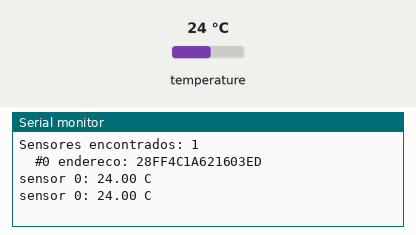
Bench run of a sketch on a simulated Arduino Uno, built with avr-gcc and run on an emulated ATmega328P. On the bench: the last lines printed to the serial monitor. Inputs (shaded band) come from the test bench; at power-on: temperature 24 °C.

Above: at 3.3 s.
3.4 s: temperature set to 12 °C
At 4.7 s:
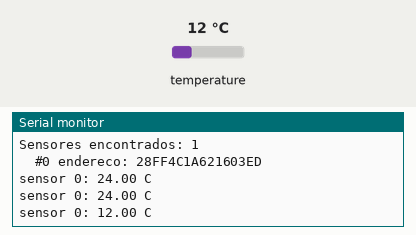
5.9 s: temperature set to 19 °C
At 7.2 s:
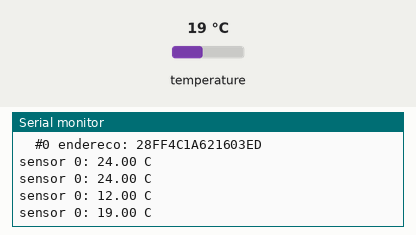
Timing chart, 0 to 8.9 s (numbered marks = the images above; inputs shaded):
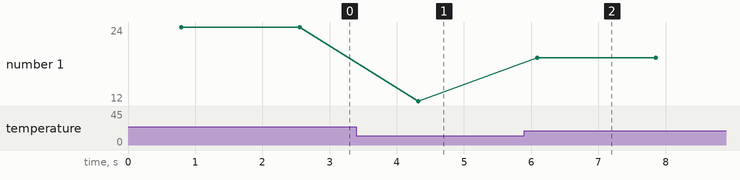

The sketch:

01_ds18b20_uno.ino
```cpp
/*
  01 - DS18B20: termometro digital a prova d'agua (1-Wire)
  Placa: Arduino Uno/Nano     Bibliotecas: OneWire, DallasTemperature (Gerenciador de Bibliotecas)

  Ligacoes da sonda (cabo de 3 fios):
    VERMELHO (VDD) -> 5V      PRETO (GND) -> GND      AMARELO (DQ, dados) -> pino 2
    Resistor de 4,7 kOhm entre DQ e 5V (pull-up). SEM ele o sensor nao responde (-127 C).

  Fisica: dentro do tubo de inox ha um chip que mede a temperatura pela tensao de uma juncao
  de silicio (varia ~2 mV por grau) e a converte com um ADC interno de ate 12 bits (0,0625 C).
  1-Wire: um unico fio serve para alimentar e conversar; cada sensor tem um ENDERECO de 64 bits
  gravado de fabrica, entao varios podem dividir o mesmo fio.
*/
#include <OneWire.h>
#include <DallasTemperature.h>

const int PINO_DADOS = 2;
OneWire oneWire(PINO_DADOS);
DallasTemperature sensores(&oneWire);
DeviceAddress endereco;

void setup() {
  Serial.begin(9600);
  sensores.begin();
  int n = sensores.getDeviceCount();
  Serial.print("Sensores encontrados: "); Serial.println(n);
  for (int i = 0; i < n; i++) {
    if (sensores.getAddress(endereco, i)) {
      Serial.print("  #"); Serial.print(i); Serial.print(" endereco: ");
      for (int b = 0; b < 8; b++) { if (endereco[b] < 16) Serial.print("0"); Serial.print(endereco[b], HEX); }
      Serial.println();
      sensores.setResolution(endereco, 12);      // 9..12 bits: 12 = 0,0625 C, leva 750 ms
    }
  }
}

void loop() {
  sensores.requestTemperatures();               // manda TODOS os sensores converterem
  for (int i = 0; i < sensores.getDeviceCount(); i++) {
    float t = sensores.getTempCByIndex(i);
    Serial.print("sensor "); Serial.print(i); Serial.print(": ");
    if (t == DEVICE_DISCONNECTED_C) Serial.println("desconectado (confira o pull-up de 4,7k)");
    else { Serial.print(t, 2); Serial.println(" C"); }
  }
  delay(1000);
}
```

Measured:
- after the input at 3.4 s, the serial monitor: prints a new line after 0.92 s (image 1)
- after the input at 5.9 s, the serial monitor: prints a new line after 0.19 s (image 2)
- plotted number 1: 24 → 12 after the input at 3.4 s, 12 → 19 after the input at 5.9 s
